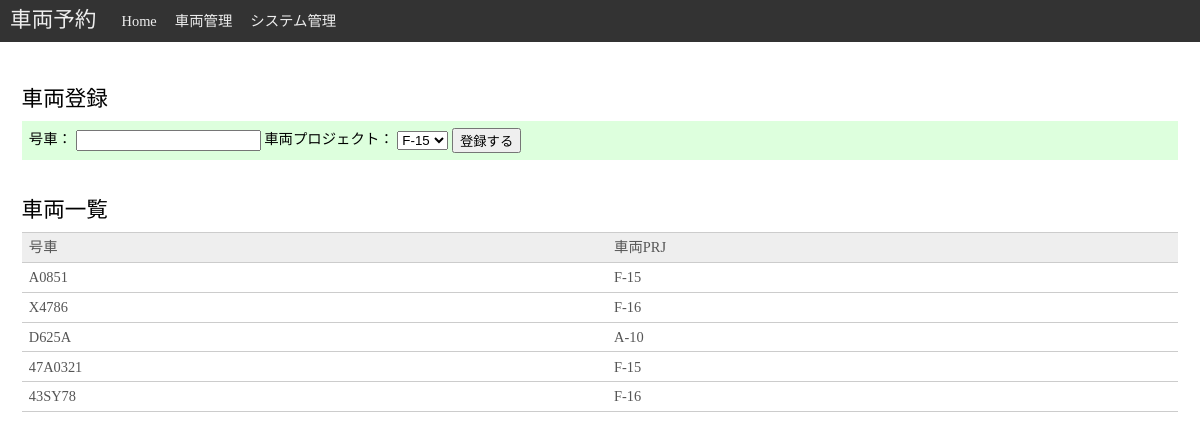
/cars, run on the app's committed database.
### tables this page shows
CREATE TABLE cars (
        'car_id' INTEGER PRIMARY KEY AUTOINCREMENT,
        'car_code' TEXT NOT NULL,
        'car_prj_id' INTEGER NOT NULL
    );

CREATE TABLE car_projects (
        'car_prj_id' INTEGER PRIMARY KEY AUTOINCREMENT,
        'car_prj_code' TEXT NOT NULL
    );

### car_reservation.py (the view)
@app.route('/cars', methods=['GET'])
def show_cars():
    db = get_db()
    cur = db.execute(
        """
        SELECT car_id, car_code, car_prj_code
        FROM cars
        INNER JOIN car_projects
        ON cars.car_prj_id = car_projects.car_prj_id
        """
    )
    cars = cur.fetchall()
    cur.execute('SELECT car_prj_id, car_prj_code FROM car_projects')
    car_projects = cur.fetchall()
    return render_template('car_admin.html', cars=cars, car_projects=car_projects)

### car_reservation.py (called while the page is built)
def connect_db():
    rv = sqlite3.connect(
        app.config['DATABASE'], detect_types=sqlite3.PARSE_DECLTYPES | sqlite3.PARSE_COLNAMES)
    sqlite3.dbapi2.converters['DATETIME'] = sqlite3.dbapi2.converters['TIMESTAMP']
    rv.row_factory = sqlite3.Row
    return rv

def get_db():
    if not hasattr(g, 'sqlite_db'):
        g.sqlite_db = connect_db()
    return g.sqlite_db

### templates/car_admin.html
{% extends "layout.html" %}
{% block body %}
<main>
    <article>
        <h2>車両登録</h2>
        <form class="one_line" action="{{ url_for('add_car') }}" method="post">
            <span>号車：</span>
            <input type="text" name="car_code">
            <span>車両プロジェクト：</span>
            <select name="car_prj_id">
                {% for car_project in car_projects %}
                    <option value="{{ car_project.car_prj_id }}">{{ car_project.car_prj_code }}</option>
                {% endfor %}
            </select>
            <input type="submit" value="登録する">
        </form>
    </article>
    <article>
        <h2>車両一覧</h2>
        <table class="car_table">
            <tr>
                <th>号車</th>
                <th>車両PRJ</th>
            </tr>
            {% for car in cars %}
            <tr>
                <td>{{ car.car_code }}</td>
                <td>{{ car.car_prj_code}}</td>
            </tr>
            {% endfor %}
        </table>
    </article>
</main>
{% endblock %}

### static/style.css (style rules this page uses)
body { font-family: 'Meiryo UI'; font-size: 0.9em; }
h2 { font-size: 1.5em; font-weight: normal; margin-top: 0.5em; margin-bottom: 0.5em; }
main { margin: 0.5em; padding: 0.5em; }
article { padding: 0.5em; margin-top: 0.5em; margin-bottom: 0.5em; }
.car_table { margin-bottom: 1em; color: #555555; width: 100%; border-top: 1px solid #CCCCCC; border-spacing: 1em; }
.car_table tr th, .car_table tr td { text-align: left; border-bottom: 1px solid #CCCCCC; padding: 0.5em; }
.car_table tr th { font-weight: normal; background: #EEEEEE; }
.one_line { margin-bottom: 0.5em; padding: 0.5em; background: #DDFFDD; text-align: bottom; }

### data on the page
cars: car_code "A0851", car_prj_code "F-15"
cars: car_code "X4786", car_prj_code "F-16"
cars: car_code "D625A", car_prj_code "A-10"
cars: car_code "47A0321", car_prj_code "F-15"
cars: car_code "43SY78", car_prj_code "F-16"

### other printed values
form field car_prj_id "F-15"
